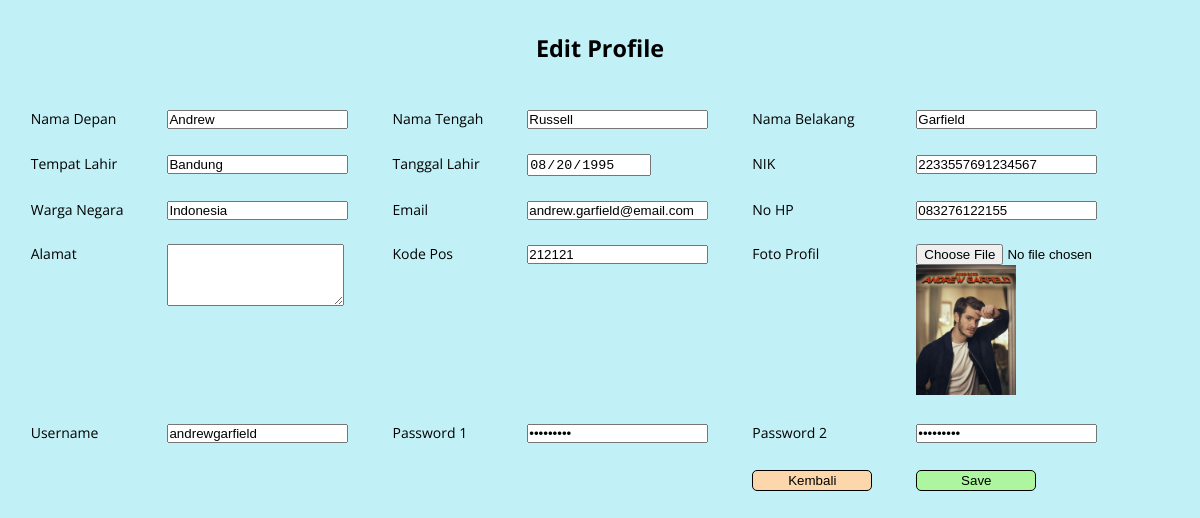
Page /editProfile.php?id=2 on the committed database.
### tables this page shows
CREATE TABLE `mahasiswa` (
  `id` int(11) NOT NULL,
  `nama_depan` varchar(100) NOT NULL,
  `nama_tengah` varchar(100) NOT NULL,
  `nama_belakang` varchar(100) NOT NULL,
  `tempat_lahir` varchar(100) NOT NULL,
  `tanggal_lahir` date NOT NULL,
  `nik` varchar(16) NOT NULL,
  `warga_negara` varchar(100) NOT NULL,
  `email` varchar(100) NOT NULL,
  `no_hp` varchar(12) NOT NULL,
  `alamat` varchar(100) NOT NULL,
  `kode_pos` int(11) NOT NULL,
  `foto_profil` varchar(100) NOT NULL,
  `username` varchar(100) NOT NULL,
  `password` varchar(100) NOT NULL
);

### editProfile.php (the view, shortened to what this page needs)
<?php
include "config.php";
if (isset($_GET['id'])) {
    $id = $_GET['id'];
    $str_query = "SELECT * FROM mahasiswa WHERE id = $id";
    $result = mysqli_query($connection, $str_query);
    $fetch = mysqli_fetch_array($result);
}
?>
<!DOCTYPE html>
<html lang="en">
<head>
</head>
<body>
    <div class="container register-page">
        <div class="header">
            <h3>Edit Profile</h3>
        </div>
        <form action="editProfileProcess.php" method="post" enctype="multipart/form-data">
            <table>
                <tr>
                    <td>Nama Depan</td>
                    <td><input type=" text" name="namaDepan" value="<?php echo $fetch['nama_depan']; ?>" readonly>
                    </td>
                    <td>Nama Tengah</td>
                    <td><input type="text" name="namaTengah" value="<?php echo $fetch['nama_tengah']; ?>" readonly></td>
                    <td>Nama Belakang</td>
                    <td><input type="text" name="namaBelakang" value="<?php echo $fetch['nama_belakang']; ?>" readonly></td>
                </tr>
                <tr>
                    <td>Tempat Lahir</td>
                    <td><input type="text" name="tempatLahir" value="<?php echo $fetch['tempat_lahir']; ?>" readonly></td>
                    <td>Tanggal Lahir</td>
                    <td><input type="date" name="tanggalLahir" value="<?php echo $fetch['tanggal_lahir']; ?>" readonly></td>
                    <td>NIK</td>
                    <td><input type="text" name="nik" value="<?php echo $fetch['nik']; ?>" readonly></td>
                </tr>
                <tr>
                    <td>Warga Negara</td>
                    <td><input type="text" name="wargaNegara" value="<?php echo $fetch['warga_negara']; ?>" readonly></td>
                    <td>Email</td>
                    <td><input type="email" name="email" value="<?php echo $fetch['email']; ?>"></td>
                    <td>No HP</td>
                    <td><input type="text" name="noHP" value="<?php echo $fetch['no_hp']; ?>"></td>
                </tr>
                <tr>
                    <td>Alamat</td>
                    <td><textarea type="text" name="alamat" value="<?php echo $fetch['alamat']; ?>" rows="4"></textarea></td>
                    <td>Kode Pos</td>
                    <td><input type="text" name="kodePos" value="<?php echo $fetch['kode_pos']; ?>"></td>
                    <td>Foto Profil</td>
                    <td>
                        <input type="file" name="fotoProfil">
                        <br>
                        <img src="uploads/<?php echo $fetch['foto_profil']; ?>" alt="" width="100">
                    </td>
                </tr>
                <tr>
                    <td>Username</td>
                    <td><input type=" text" name="username" value="<?php echo $fetch['username']; ?>" readonly></td>
                    <td>Password 1</td>
                    <td><input type="password" name="password1" value="<?php echo $fetch['password']; ?>"></td>
                    <td>Password 2</td>
                    <td><input type="password" name="password2" value="<?php echo $fetch['password']; ?>"></td>
                </tr>
                <tr>
                    <td></td>
                    <td></td>
                    <td></td>
                    <td></td>
                    <td class="kembali"><button><a href="profile.php">Kembali</a></button></td>
                    <td class="register"><input type="submit" name="edit" value="Save"></td>
                </tr>
            </table>
        </form>
    </div>
</body>
</html>

### rows in the picture
mahasiswa: namaDepan "Andrew", namaTengah "Russell", namaBelakang "Garfield", tempatLahir "Bandung", tanggalLahir "08/20/1995", nik "2233557691234567", wargaNegara "Indonesia", email "andrew.garfield@email.com", noHP "083276122155", kodePos "212121", foto_profil (picture), username "andrewgarfield"
